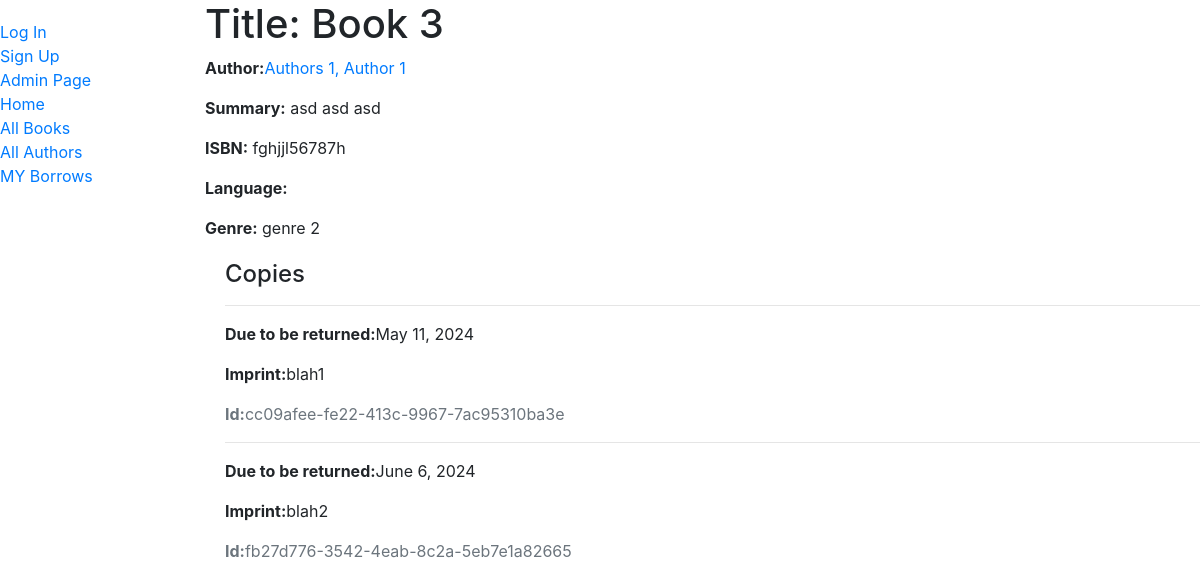
Page /books/3 on the earlier database version.
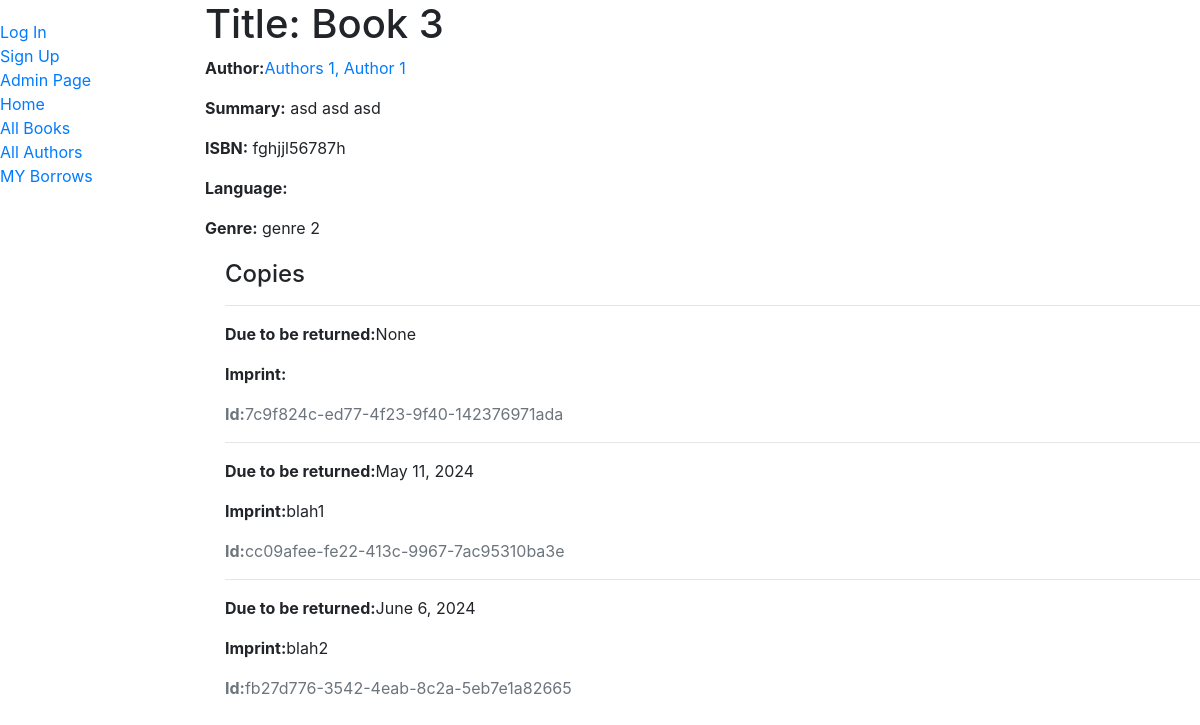
Same page on the later database version.
### Lib/models.py (models this page shows, shortened)
class Genre(models.Model):
    name = models.CharField(max_length=255,help_text='Enter a book genre (e.g. Science Fiction)')
    def __str__(self):
        return self.name

class BookInstance(models.Model):
    id = models.UUIDField(primary_key=True, default=uuid.uuid4, help_text='Unique ID for this particular book across whole library')
    book = models.ForeignKey('Book', on_delete=models.SET_NULL, null=True)
    imprint = models.CharField(max_length=255)
    due_back = models.DateField(null=True, blank=True)
    borrower = models.ForeignKey(User, on_delete=models.SET_NULL, null=True, blank=True)
    LOAN_STATUS = (
        ('m', 'Maintenance'),
        ('o', 'On loan'),
        ('a', 'Available'),
        ('r', 'Reserved'),
    )
    status = models.CharField(max_length=1, choices=LOAN_STATUS, blank=True, default='m', help_text='Book availability')
    class Meta:
        ordering = ['due_back']

### Lib/views.py (the view)
# urls.py: path('books/<int:pk>',views.BookDetailView.as_view(), name='book_detail'),
class BookDetailView(generic.DetailView):
    model = models.Book
    template_name = 'lib/book_detail.html'

### Lib/models.py (called while the page is built)
    def __str__(self):
        return f'{self.last_name}, {self.first_name}'

### Lib/templates/lib/book_detail.html
{% extends "lib/base_generic.html" %}
{% block content %}
    <h1>Title: {{ book.title }}</h1>
    <p><strong>Author:</strong><a href="">{{ book.author }}</a></p>
    <p><strong>Summary:</strong> {{ book.summary }}</p>
    <p><strong>ISBN:</strong> {{ book.isbn }}</p>
    <p><strong>Language:</strong> {{ book.language }}</p>
    <p><strong>Genre:</strong>{% for genre in book.genre.all %} {{ genre }}{% if not forloop.last %},{% endif%}{% endfor %} </p>
    <div style="margin-left:20px;margin-top: 20px">
        <h4>Copies</h4>
        {%for copy in book.bookinstance_set.all %}
        <hr>
        <p class="{% if copy.status == 'a' %}text-success{% elif copy.status == 'd' %}text-danger{% else %}text-warning{% endif %}">
        {% if copy.status != 'a' %}<p></p><strong>Due to be returned:</strong>{{ copy.due_back }}</p>{% endif %}
        <p><strong>Imprint:</strong>{{ copy.imprint }}</p>
        <p class="text-muted"><strong>Id:</strong>{{ copy.id }}</p>
        {% endfor%}
    </div>
{% endblock %}

Differences in the rows shown:
added BookInstance: due_back "None", id "7c9f824c-ed77-4f23-9f40-142376971ada"
